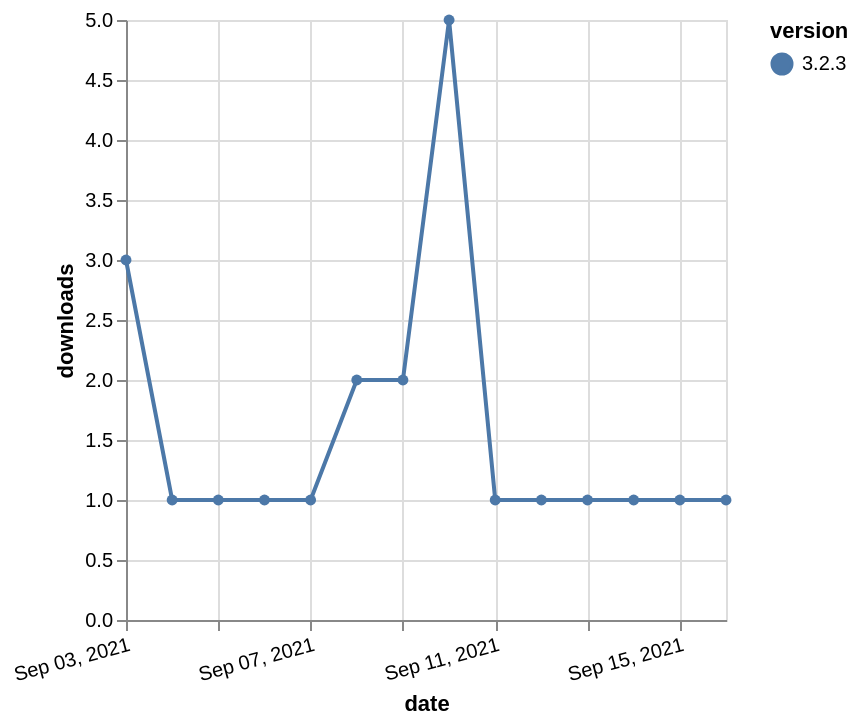

Express this chart as Vega-Lite.
### Vega-Lite specification from a JSON file in a GitHub repository (floating-point values rounded to 4 significant figures)
{"$schema": "https://vega.github.io/schema/vega-lite/v5.json", "description": "A simple bar chart with embedded data.", "data": {"values": [{"date": "2021-09-03", "total": 619, "delta": 3, "version": "3.2.3"}, {"date": "2021-09-04", "total": 620, "delta": 1, "version": "3.2.3"}, {"date": "2021-09-05", "total": 621, "delta": 1, "version": "3.2.3"}, {"date": "2021-09-06", "total": 622, "delta": 1, "version": "3.2.3"}, {"date": "2021-09-07", "total": 623, "delta": 1, "version": "3.2.3"}, {"date": "2021-09-08", "total": 625, "delta": 2, "version": "3.2.3"}, {"date": "2021-09-09", "total": 627, "delta": 2, "version": "3.2.3"}, {"date": "2021-09-10", "total": 632, "delta": 5, "version": "3.2.3"}, {"date": "2021-09-11", "total": 633, "delta": 1, "version": "3.2.3"}, {"date": "2021-09-12", "total": 634, "delta": 1, "version": "3.2.3"}, {"date": "2021-09-13", "total": 635, "delta": 1, "version": "3.2.3"}, {"date": "2021-09-14", "total": 636, "delta": 1, "version": "3.2.3"}, {"date": "2021-09-15", "total": 637, "delta": 1, "version": "3.2.3"}, {"date": "2021-09-16", "total": 638, "delta": 1, "version": "3.2.3"}]}, "width": "container", "mark": {"type": "line", "point": {"filled": true}}, "encoding": {"x": {"field": "date", "type": "temporal", "timeUnit": "yearmonthdate", "title": "date", "axis": {"labelAngle": -15}}, "y": {"field": "delta", "type": "quantitative", "title": "downloads"}, "color": {"field": "version", "type": "nominal"}, "tooltip": {"field": "delta"}}}
